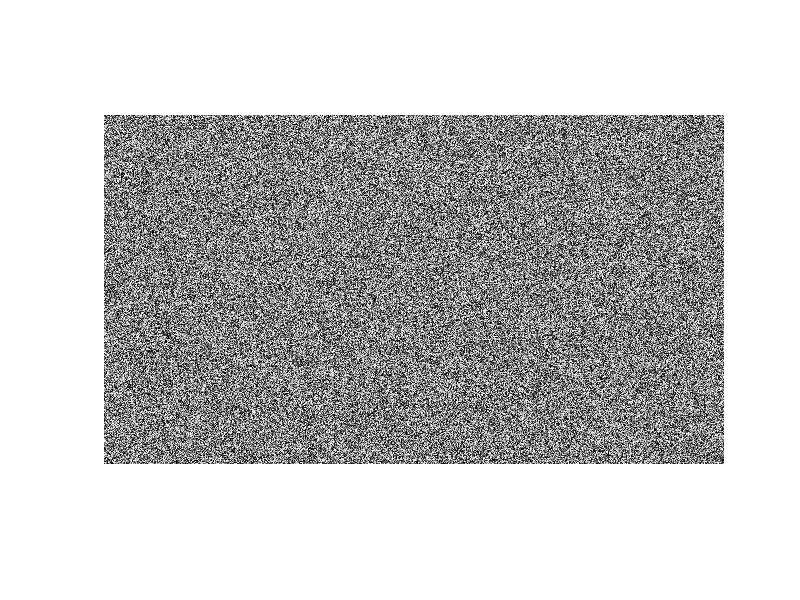

Write the MATLAB code that produced this figure. (Note: this script raises an error after producing the figure.)
%Acts as virmen without running it, for testing communication speed
%Change 2 variables: g_virmen.frame_get and g_virmen.image_size 
%to set how often it refreshes the frame and resultion respectively 
%BED - 2022/12/29

function dummy_virmen()
global g_virmen
g_virmen = [];
g_virmen.image_720 = [720 1280 3];
g_virmen.image_480 = [480 640 3];
g_virmen.image_270 = [270 480 3];

%%%%%%%%%%%%%%%USER SETTINGS%%%%%%%%%%%%%%%
g_virmen.frame_get = 1; %0 = refresh frame once, 1 = refresh frame every action
g_virmen.image_size = g_virmen.image_720; %set resolution image_720, image_480, image_270
%%%%%%%%%%%%%%%%%%%%%%%%%%%%%%%%%%%%%%%%%%%

g_virmen.getframe_size = [0 0 g_virmen.image_size(2) g_virmen.image_size(1)];
g_virmen.figsize = rand(g_virmen.image_size(1),g_virmen.image_size(2));

g_virmen.run = 1; %initialize while loop
imshow(g_virmen.figsize); %make plot for getframe

if exist('C:\Users\NeuRLab\Documents\MATLAB\image_file','file')
   delete('C:\Users\NeuRLab\Documents\MATLAB\image_file');
   if exist('C:\Users\NeuRLab\Documents\MATLAB\image_file','file')
       error('cannot delete file ..  image_file');
   end
end
fid = fopen('C:\Users\NeuRLab\Documents\MATLAB\image_file', 'w');
fwrite(fid, zeros(g_virmen.image_size), 'uint8'); %initialization
fclose(fid);

g_virmen.image_out = memmapfile('C:\Users\NeuRLab\Documents\MATLAB\image_file','Writable',true,'Format',{'uint8', g_virmen.image_size, 'img'});
g_virmen.image_flag = memmapfile('C:\Users\NeuRLab\Documents\MATLAB\image_flag','Writable',true,'Format',{'uint8', [1 1], 'img'});
g_virmen.reward_flag = memmapfile('C:\Users\NeuRLab\Documents\MATLAB\reward_flag','Writable',true,'Format',{'uint8', [1 1], 'img'});
g_virmen.reward = memmapfile('C:\Users\NeuRLab\Documents\MATLAB\reward_mem','Writable',true,'Format',{'uint8', [1 1], 'img'});
g_virmen.action_flag = memmapfile('C:\Users\NeuRLab\Documents\MATLAB\action_flag','Writable',true,'Format',{'uint8', [1 1], 'img'});
g_virmen.action = memmapfile('C:\Users\NeuRLab\Documents\MATLAB\action_mem','Writable',true,'Format',{'uint8', [1 1], 'img'});
g_virmen.action_flag.Data.img(1) = 1; 
g_virmen.image_flag.Data.img(1) = 0;

g_virmen.frame=getframe(1,g_virmen.getframe_size); %get new frame

while g_virmen.run == 1;
    
    if g_virmen.action_flag.Data.img(1) == 1 && g_virmen.image_flag.Data.img(1) == 0
        g_virmen.action_process = g_virmen.action.Data.img(1); %intake action
        
        if g_virmen.frame_get == 1
            g_virmen.frame.cdata = uint8(200*rand(size(g_virmen.frame.cdata)));
        end
        
        g_virmen.image_out.Data.img = g_virmen.frame.cdata;
        
        g_virmen.action_flag.Data.img(1) = 0;
        g_virmen.image_flag.Data.img(1) = 1;
    end
end

end